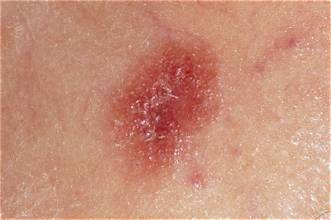
#> input picture scans_images/scan_58c30abcff.jpg, 331 x 220 px
$ python -i abcd.py   (imports and definitions only)
#> lines starting #> are read from the running program, lines starting #| are printed output that depends on the picture; after the words box and inside, x2 and y2 are one past the last pixel; in counts of white or black regions, pixels touching at a corner belong together
#> further down, picture is the input picture: PIL image 331x220 RGB; mean R, G, B 199.9, 143.3, 121.6
from __future__ import annotations

import numpy as np
from PIL import Image

try:
    import cv2
    HAS_OPENCV = True
except ImportError:
    HAS_OPENCV = False


def extract_abcd_features(image: Image.Image) -> dict[str, float]:
    """Calculates image-based ABCD dermatological clinical features."""
    if image.mode != "RGB":
        image = image.convert("RGB")

    img_np = np.array(image)
    h, w, _ = img_np.shape
#> h = 220; w = 331

    if HAS_OPENCV:
        gray = cv2.cvtColor(img_np, cv2.COLOR_RGB2GRAY)
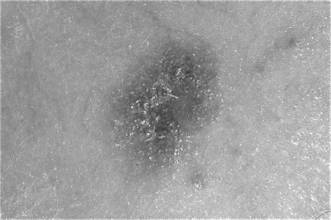
#> gray: shape (220, 331); min 55, max 252, mean 157.8
        blur = cv2.GaussianBlur(gray, (5, 5), 0)

        # Otsu thresholding to segment lesion ROI
        _, thresh = cv2.threshold(blur, 0, 255, cv2.THRESH_BINARY_INV + cv2.THRESH_OTSU)
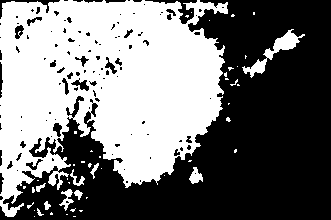
#> thresh: shape (220, 331); 47% white; 48 white regions (38 under 20 px)

        # Find lesion contours
        contours, _ = cv2.findContours(thresh, cv2.RETR_EXTERNAL, cv2.CHAIN_APPROX_SIMPLE)
#> contours = 48 contours, 39 with area under 20; largest, box (x1, y1, x2, y2) and area: (0, 0, 228, 217) 33479, (242, 29, 305, 78) 556, (189, 167, 203, 184) 115, (59, 189, 74, 211) 102, (70, 169, 85, 186) 54

        if contours:
            largest_contour = max(contours, key=cv2.contourArea)
#> largest_contour = contour of 928 points, box (x1, y1, x2, y2) (0, 0, 228, 217), area 33479
            area = cv2.contourArea(largest_contour)
#> area = 33479
            perimeter = cv2.arcLength(largest_contour, True)
#> perimeter = 1886.6

            # Asymmetry (A): Compare contour mirror overlay across principal axes
            if area > 10:
                mask = np.zeros_like(gray)
                cv2.drawContours(mask, [largest_contour], -1, 255, -1)
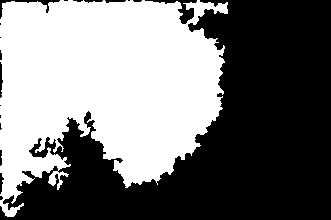
#> mask: shape (220, 331); 47.1% white; 1 white region, box (x1, y1, x2, y2) and area: (0, 0, 228, 217) 34292

                flipped_h = cv2.flip(mask, 0)
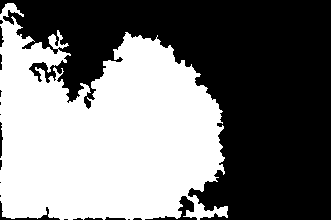
#> flipped_h: shape (220, 331); 47.1% white; 1 white region, box (x1, y1, x2, y2) and area: (0, 3, 228, 220) 34292
                flipped_v = cv2.flip(mask, 1)
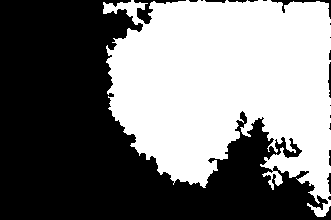
#> flipped_v: shape (220, 331); 47.1% white; 1 white region, box (x1, y1, x2, y2) and area: (103, 0, 331, 217) 34292

                diff_h = np.logical_xor(mask > 0, flipped_h > 0).sum()
#> diff_h = 23564
                diff_v = np.logical_xor(mask > 0, flipped_v > 0).sum()
#> diff_v = 39988

                asymmetry_score = min(98.0, max(15.0, ((diff_h + diff_v) / (2.0 * area)) * 100.0))
#> asymmetry_score = 94.91
            else:
                asymmetry_score = 45.0

            # Border Irregularity (B): Compactness / Polsby-Popper ratio
            if area > 10 and perimeter > 0:
                compactness = (perimeter ** 2) / (4 * np.pi * area)
#> compactness = 8.46
                border_score = min(98.0, max(12.0, (compactness / 3.0) * 50.0))
#> border_score = 98
            else:
                border_score = 40.0

            # Diameter (D): Maximum bounding box dimension
            x, y, bw, bh = cv2.boundingRect(largest_contour)
#> x = 0; y = 0; bw = 228; bh = 217
            max_pixels = max(bw, bh)
#> max_pixels = 228
            diameter_mm = round(min(14.0, max(2.5, (max_pixels / max(w, h)) * 12.0)), 1)
#> diameter_mm = 8.3
            diameter_score = min(98.0, max(10.0, (diameter_mm / 10.0) * 100.0))
#> diameter_score = 83

            # Color Variation (C): Standard deviation across RGB & HSV color spaces
            hsv = cv2.cvtColor(img_np, cv2.COLOR_RGB2HSV)
#> hsv: shape (220, 331, 3); mean H, S, V 9.9, 101.3, 199.9
            mask_bool = mask > 0 if 'mask' in locals() else np.ones((h, w), dtype=bool)
            if mask_bool.any():
                std_r = img_np[:, :, 0][mask_bool].std()
#> std_r = 11.9
                std_g = img_np[:, :, 1][mask_bool].std()
#> std_g = 24.23
                std_b = img_np[:, :, 2][mask_bool].std()
#> std_b = 19.56
                std_h = hsv[:, :, 0][mask_bool].std()
#> std_h = 21.37
                color_variance = (std_r + std_g + std_b + std_h) / 4.0
#> color_variance = 19.26
                color_score = min(98.0, max(15.0, (color_variance / 40.0) * 100.0))
#> color_score = 48.16
            else:
                color_score = 50.0

            return {
                "asymmetry": round(asymmetry_score, 1),
                "border": round(border_score, 1),
                "color": round(color_score, 1),
                "diameter": round(diameter_score, 1),
                "diameter_mm": diameter_mm,
            }

    # Fallback if OpenCV is not available or contour extraction fails
    r_std = float(img_np[:, :, 0].std())
    g_std = float(img_np[:, :, 1].std())
    b_std = float(img_np[:, :, 2].std())
    avg_std = (r_std + g_std + b_std) / 3.0

    return {
        "asymmetry": round(min(90.0, max(20.0, avg_std * 1.5)), 1),
        "border": round(min(90.0, max(20.0, avg_std * 1.4)), 1),
        "color": round(min(95.0, max(15.0, avg_std * 1.8)), 1),
        "diameter": round(min(85.0, max(25.0, avg_std * 1.3)), 1),
        "diameter_mm": round(min(12.0, max(3.0, avg_std * 0.15)), 1),
    }

>>> from PIL import Image
>>> picture = Image.open('../scans_images/scan_58c30abcff.jpg')
>>> result = extract_abcd_features(picture)
#> result = {'asymmetry': 94.9, 'border': 98, 'color': 48.2, 'diameter': 83, 'diameter_mm': 8.3}

$ run again, on scans_images/scan_5ecd986768.jpg
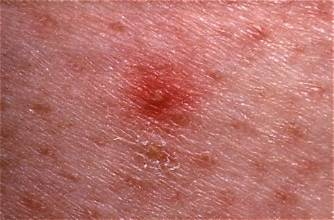
#> input picture scans_images/scan_5ecd986768.jpg, 334 x 220 px
#> picture is the input picture: PIL image 334x220 RGB; mean R, G, B 182.3, 111.5, 106.4
#> in extract_abcd_features, `_, thresh = cv2.threshold(blur, 0, 255, cv2.THRESH_BINARY_INV + cv2.TH..`:
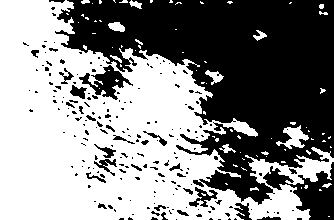
#> thresh: shape (220, 334); 53.7% white; 205 black regions (175 under 20 px)
#> contours = 73 contours, 65 with area under 20; largest, box (x1, y1, x2, y2) and area: (0, 0, 334, 220) 40094, (276, 125, 309, 149) 301, (205, 70, 224, 85) 106, (108, 22, 125, 32) 99, (253, 30, 267, 41) 50, (129, 0, 142, 9) 46, (219, 144, 236, 153) 44, (110, 55, 122, 63) 24
#> largest_contour = contour of 1113 points, box (x1, y1, x2, y2) (0, 0, 334, 220), area 40094
#> area = 40094
#> perimeter = 2553.3
#> mask: shape (220, 334); 56.1% white; 15 black regions (9 under 20 px), largest, box (x1, y1, x2, y2) and area: (55, 0, 334, 205) 30110, (263, 162, 334, 220) 1812, (234, 203, 252, 220) 165, (257, 216, 281, 220) 57, (49, 0, 65, 3) 30, (161, 212, 168, 220) 27
#> flipped_h: shape (220, 334); 56.1% white; 15 black regions (9 under 20 px), largest, box (x1, y1, x2, y2) and area: (55, 15, 334, 220) 30110, (263, 0, 334, 58) 1812, (234, 0, 252, 17) 165, (257, 0, 281, 4) 57, (49, 217, 65, 220) 30, (161, 0, 168, 8) 27
#> in extract_abcd_features, `flipped_v = cv2.flip(mask, 1)`:
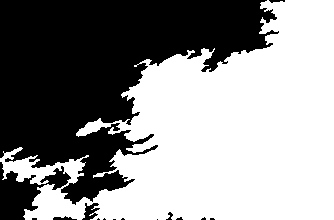
#> flipped_v: shape (220, 334); 56.1% white; 15 black regions (9 under 20 px), largest, box (x1, y1, x2, y2) and area: (0, 0, 279, 205) 30110, (0, 162, 71, 220) 1812, (82, 203, 100, 220) 165, (53, 216, 77, 220) 57, (269, 0, 285, 3) 30, (166, 212, 173, 220) 27
#> diff_h = 25704
#> diff_v = 42232
#> asymmetry_score = 84.72
#> compactness = 12.94
#> border_score = 98
#> x = 0; bw = 334; bh = 220
#> max_pixels = 334
#> diameter_mm = 12
#> diameter_score = 98
#> hsv: shape (220, 334, 3); mean H, S, V 9.5, 108.1, 182.3
#> std_r = 19.99
#> std_g = 19.15
#> std_b = 20.69
#> std_h = 30.12
#> color_variance = 22.49
#> color_score = 56.22
#> result = {'asymmetry': 84.7, 'border': 98, 'color': 56.2, 'diameter': 98, 'diameter_mm': 12}
